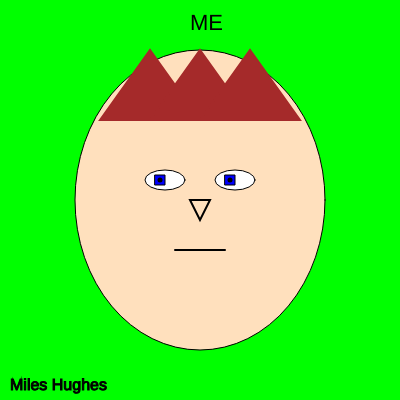
Frame 1 (no input)
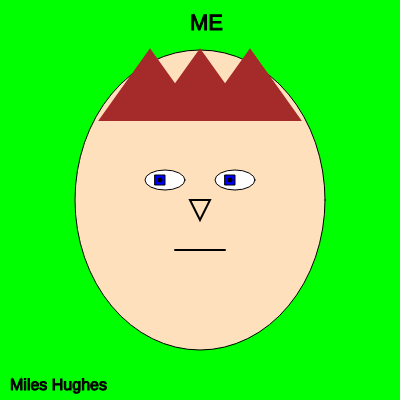
Frame 60 (no input)
Frame 120 (the mouse pressed at the canvas centre since frame 60): identical to frame 60, image omitted

The p5.js sketch that drew these frames (run headless with seeded random() and noise() and a simulated clock; from frame 60 on, the mouse is pressed at the canvas centre):

// p5.js sketch
// ── sketch.js
function setup() {  
    createCanvas(400, 400);  
    background(220);  
}  

function draw() {
    
    background(0, 255, 0);
    textSize(22)
    text("ME", 190,30);
    
    fill(255, 224, 189);  
    ellipse(200, 200, 250, 300);  

     
    fill(255, 255, 255);  
    ellipse(165, 180, 40, 20);  
    ellipse(235, 180, 40, 20);
    
    fill(0, 0, 255);  
    rect(155, 175, 10, 10);   
    rect(225, 175, 10, 10);  

    stroke(0);   
    strokeWeight(5);  
    point(155 + 5, 175 + 5); 
    point(225 + 5, 175 + 5); 
    
    stroke(0);  
    strokeWeight(2);  
    line(175, 250, 225, 250);
      

    fill(165, 42, 42);
    stroke(165, 42, 42);  
    triangle(100, 120, 150, 50, 200, 120);   
    triangle(150, 120, 200, 50, 250, 120); 
    triangle(200, 120, 250, 50, 300, 120);
    
    fill(255, 224, 189); 
    stroke(0); 
    triangle(190, 200, 210, 200, 200, 220);

    fill(0);
    strokeWeight(1);  
    textSize(16); 
    text("Miles Hughes", 10, 390);

    stroke(0);  
}  
